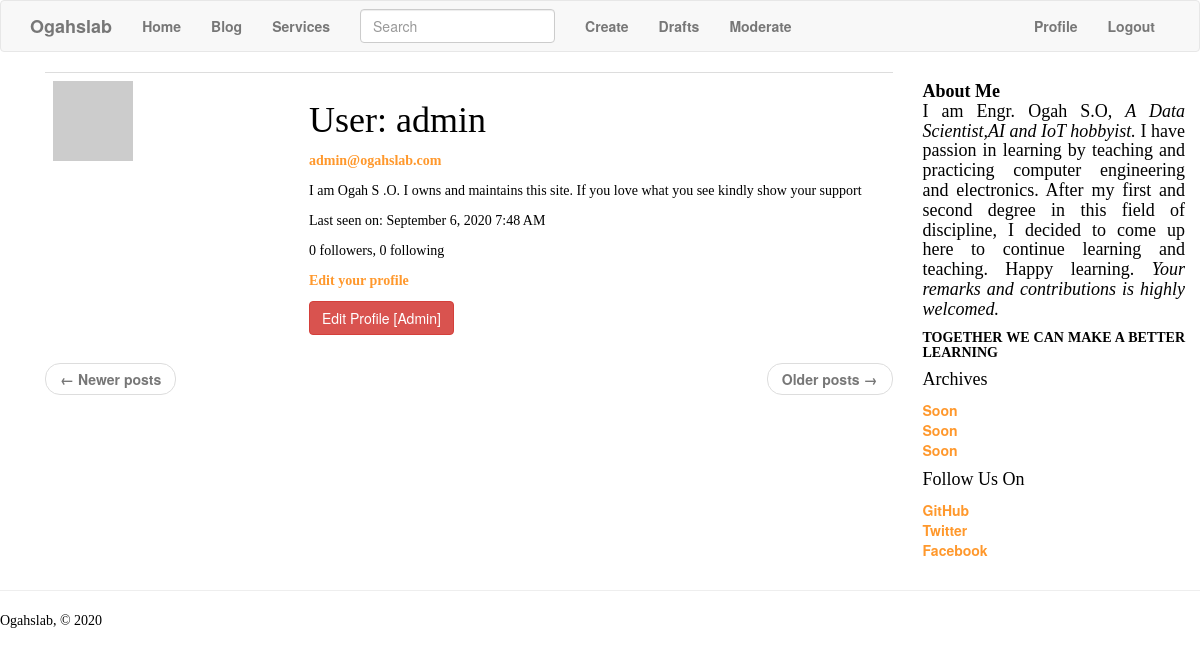
The page /user/admin (signed in) on the database as committed earlier.
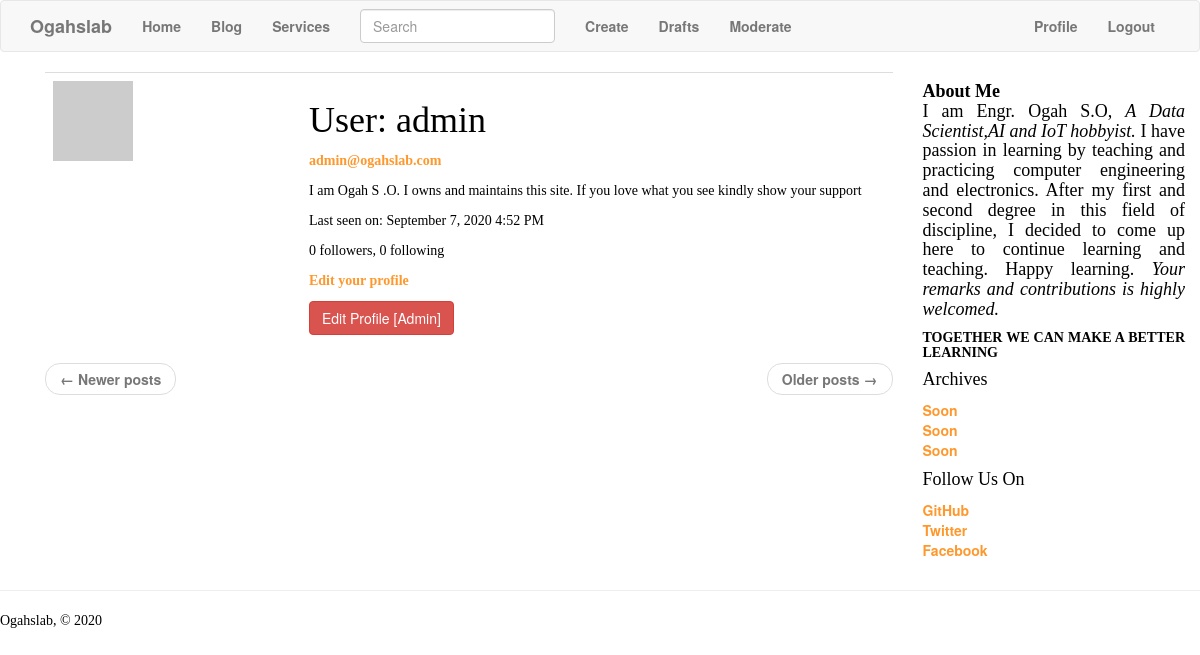
The same page on the database as committed later.
### app/models.py (models this page shows, shortened)
class PaginatedAPIMixin(object):
    @staticmethod
    def to_collection_dict(query, page, per_page, endpoint, **kwargs):
        resources = query.paginate(page, per_page, False)
        data = {
            'items': [item.to_dict() for item in resources.items],
            '_meta': {
                'page': page,
                'per_page': per_page,
                'total_pages': resources.pages,
                'total_items': resources.total
            },
            '_links': {
                'self': url_for(endpoint, page=page, per_page=per_page,
                                **kwargs),
                'next': url_for(endpoint, page=page + 1, per_page=per_page,
                                **kwargs) if resources.has_next else None,
                'prev': url_for(endpoint, page=page - 1, per_page=per_page,
                                **kwargs) if resources.has_prev else None
            }
        }
        return data

class User(UserMixin,PaginatedAPIMixin, db.Model):
    __tablename__ = 'user'
    id = db.Column(db.Integer, primary_key=True)
    username = db.Column(db.String(64), index=True, unique=True)
    email = db.Column(db.String(120), index=True, unique=True)
    password_hash = db.Column(db.String(128))
    role_id = db.Column(db.Integer, db.ForeignKey('roles.id'))
    posts = db.relationship('Post', backref='author', lazy='dynamic')
    about_me = db.Column(db.String(140))
    last_seen = db.Column(db.DateTime, default=datetime.utcnow)
    token = db.Column(db.String(32), index=True, unique=True)
    token_expiration = db.Column(db.DateTime)
    followed = db.relationship(
        'User', secondary=followers,
        primaryjoin=(followers.c.follower_id == id),
        secondaryjoin=(followers.c.followed_id == id),
        backref=db.backref('followers', lazy='dynamic'), lazy='dynamic')
    comments = db.relationship('Comment', backref='author', lazy='dynamic')
    def can(self, perm):
        return self.role is not None and self.role.has_permission(perm)
    def is_administrator(self):
        return self.can(Permission.ADMIN)
    def ping(self):
        self.last_seen = datetime.utcnow()
        db.session.add(self)
    def avatar(self, size):
        digest = md5(self.email.lower().encode('utf-8')).hexdigest()
        return 'https://www.gravatar.com/avatar/{}?d=identicon&s={}'.format(
            digest, size)

### app/main/routes.py (the view)
@main.route('/user/<username>')
@login_required
def user(username):
    user = User.query.filter_by(username=username).first_or_404()
    page = request.args.get('page', 1, type=int)
    posts = user.posts.order_by(Post.timestamp.desc()).paginate(
        page, current_app.config['POSTS_PER_PAGE'], False)
    next_url = url_for('main.user', username=user.username,
                       page=posts.next_num) if posts.has_next else None
    prev_url = url_for('main.user', username=user.username,
			page=posts.prev_num) if posts.has_prev else None
    return render_template('user.html', user=user, posts=posts.items,
                           next_url=next_url, prev_url=prev_url)

### app/main/forms.py
class SearchForm(FlaskForm):
    q = StringField(_l('Search'),validators=[DataRequired()])
    def __init__(self,*args,**kwargs):
        if 'formdata' not in kwargs:
            kwargs['formdata'] = request.args
        if 'csrf_enabled' not in kwargs:
            kwargs['csrf_enabled'] = False
        super(SearchForm,self).__init__(*args,**kwargs)

### app/auth/routes.py (called while the page is built)
@auth.before_app_request
def before_request():
    if current_user.is_authenticated:
        current_user.ping()

### app/main/__init__.py (called while the page is built)
@main.app_context_processor
def inject_permissions():
    return dict(Permission=Permission)

### app/main/routes.py (called while the page is built)
@main.before_app_request
def before_request():
    if current_user.is_authenticated:
        current_user.last_seen = datetime.utcnow()
        db.session.commit()
    g.search_form = SearchForm()
    g.locale = str(get_locale())

### app/models.py (called while the page is built)
@login.user_loader
def load_user(id):
    return User.query.get(int(id))

    @classmethod
    def before_commit(cls, session):
        session._changes = {
            'add': list(session.new),
            'update': list(session.dirty),
            'delete': list(session.deleted)
        }

    def has_permission(self, perm):
        return self.permissions & perm == perm

### app/templates/user.html (shortened to what this page needs)
{% extends "base.html" %}
{% block head %}
{{ super()}}
{% endblock %}
{% block app_content %}
    <table class="table table-hover">
        <tr>
            <td width="256px"><img src="{{ user.avatar(256) }}"></td>
            <td>
                <h1>{{ _('User') }}: {{ user.username }}</h1>
                 {% if current_user.is_administrator() %}
                    <p><a href="mailto:{{ user.email }}">{{ user.email }}</a></p>
                      {% endif %}
                {% if user.about_me %}<p>{{ user.about_me }}</p>{% endif %}
                {% if user.last_seen %}
                <p>{{ _('Last seen on') }}: {{ moment(user.last_seen).format('LLL') }}</p>
                {% endif %}
                <p>{{ _('%(count)d followers', count=user.followers.count()) }}, {{ _('%(count)d following', count=user.followed.count()) }}</p>
                {% if user == current_user %}
                <p><a href="{{ url_for('main.edit_profile') }}">{{ _('Edit your profile') }}</a></p>
                {% elif not current_user.is_following(user) %}
                <p><a href="{{ url_for('main.follow', username=user.username) }}">{{ _('Follow') }}</a></p>
                {% else %}
                <p><a href="{{ url_for('main.unfollow', username=user.username) }}">{{ _('Unfollow') }}</a></p>
                {% endif %}
                {% if current_user.is_administrator()%}
    <a class="btn btn-danger" href="{{ url_for('main.edit_profile_admin', id=user.id) }}">Edit Profile [Admin]</a>
        {% endif %}
            </td>
        </tr>
    </table>
    <nav aria-label="...">
        <ul class="pager">
            <li class="previous{% if not prev_url %} disabled{% endif %}">
                <a href="{{ prev_url or '#' }}">
                    <span aria-hidden="true">&larr;</span> {{ _('Newer posts') }}
                </a>
            </li>
            <li class="next{% if not next_url %} disabled{% endif %}">
                <a href="{{ next_url or '#' }}">
                    {{ _('Older posts') }} <span aria-hidden="true">&rarr;</span>
                </a>
            </li>
        </ul>
    </nav>
{% endblock %}

Rows that differ between the two databases and show on the page:
changed User "admin": last_seen "September 6, 2020 7:48 AM" → "September 7, 2020 4:52 PM"
